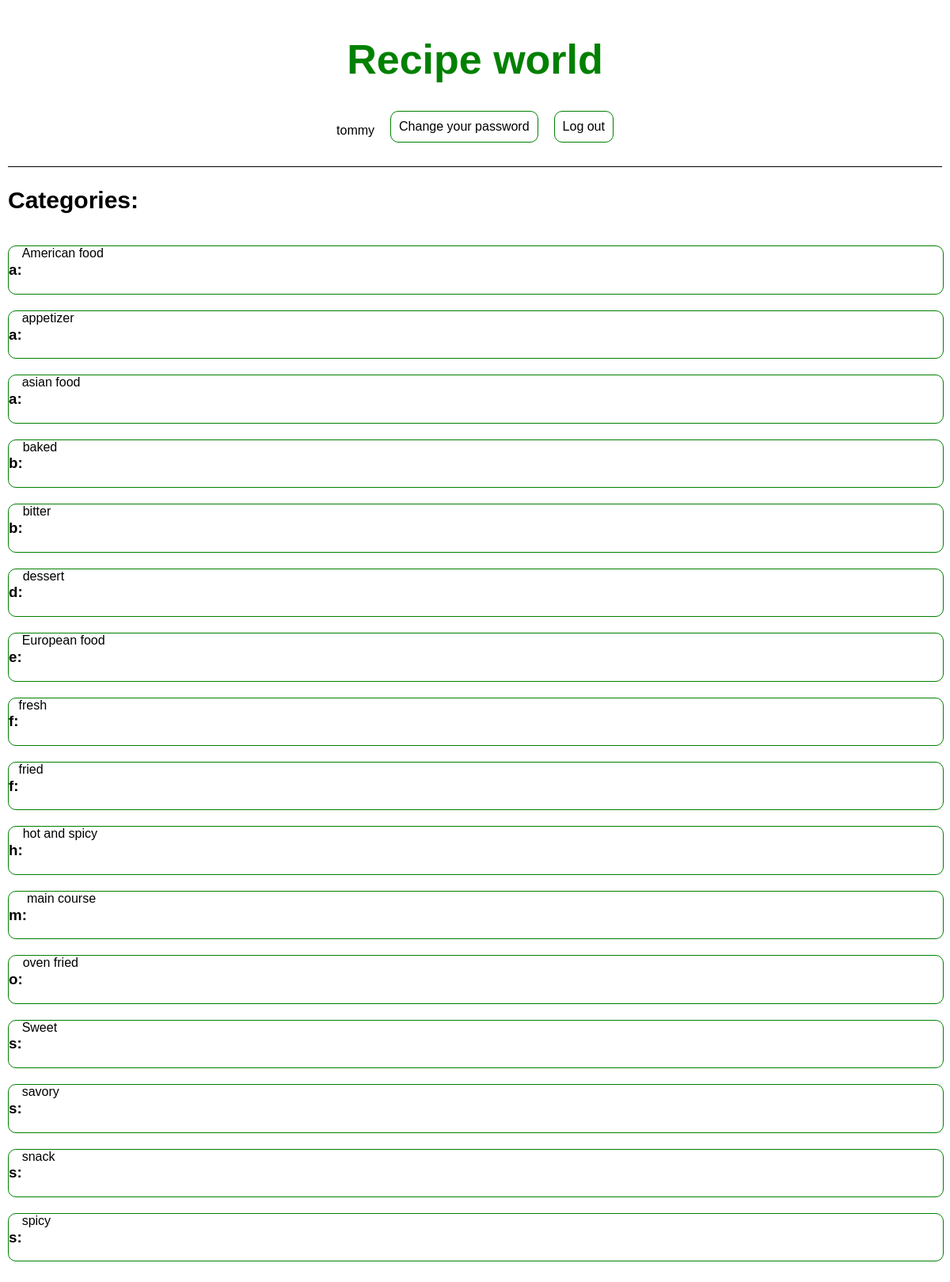
Page /recipes/category/ (signed in) on the committed database.
### recipes/models.py (models this page shows, shortened)
class Category(models.Model):
    title = models.CharField(max_length=255, primary_key=True)
    description = models.TextField()
    class Meta:
        db_table = "Categories"
        ordering = ['title']
    def get_absolute_url(self):
        return reverse("recipes_category", kwargs={"pk": self.pk})

### recipes/views.py (the view)
# urls.py: path("category/", views.CategoriesPageView.as_view(), name="recipe_categories"),
class CategoriesPageView(ListView):
    model = Category
    template_name = "../templates/categories.html"
    paginate_by = 10
    def get_context_data(self, **kwargs):
        context = super().get_context_data(**kwargs)
        context['alphabet'] = map(chr, range(97, 123))
        return context

### recipes/templatetags/filter_first.py (called while the page is built)
@register.filter
def filter_first(list, char):
    if list.model == Category:
        return Category.objects.filter(title__startswith=char)
    elif list.model == Ingredient:
        return Ingredient.objects.filter(title__startswith=char)

### templates/categories.html (shortened to what this page needs)
{% extends "recent.html" %}
{% load static %}
{% load filter_first %}
{% block css %}
    <link rel="stylesheet" href="{% static 'recent.css' %}">
    <link rel="stylesheet" href="{% static 'base.css' %}">
{% endblock %}
{% block content %}
{% block head %}<h2>Categories:</h2>{% endblock head %}
<ul>
    {%  for letter in alphabet %}
        {%for item in object_list|filter_first:letter  %}
            <li>
                <h3>{{letter}}:</h3>
                <div class="element">
                    <a href="{{ item.get_absolute_url }}">{{ item.title }}</a>
                </div>
            </li>
        {% endfor %}
    {% endfor %}
</ul>
{% endblock content %}

### templates/base.html (shortened to what this page needs)
{% load static %}
<!DOCTYPE html>
<html lang="en">
<head>
    {% block css %}{% endblock %}
<body id="body">
    <header>
        <div class="homeLogo">
            <a href="{% url 'home' %}"><h1>Recipe world</h1></a>
        </div>
        <div class="userInteraction">
            <div class="userAction">
                {% if user.is_authenticated %}
                    <div class="sub">
                        <p>{{ user.username }}</p>
                        <a class="subLog" href="{% url 'reset_password' %}">Change your password</a>
                        <a class="subLog" href="{% url 'logout' %}">Log out</a>
                    </div>
                {% else %}
                    <div class="sub">
                        <a class="subLog" href="{% url 'login' %}">Log In</a>
                        <a class="subLog" href="{% url 'signup' %}">Sign Up</a>
                    </div>
                {% endif %}
            </div>
        </div>
    </header>
     <section class="main">
         <div class="container">
          {% block content %}
          {% endblock content %}
        </div>
     </section>
</body>
</html>

### static/css/recent.css (style rules this page uses)
h3 { text-align: center; }
p { word-break: break-all; white-space: normal; max-width: 100%; }
ul { list-style: none; display:flex; flex-direction: column; gap:20px; width: auto; padding: 0; }
li { display:flex; width: 100%; border:green solid 1px; border-radius:10px; height: fit-content; }

### static/css/base.css (style rules this page uses)
* { font-family: Arial,sans-serif; width: auto; }
body { padding: 10px; margin: 0; display: flex; flex-direction: column; }
div { display:flex; }
a { text-decoration: none; color: black; }
p { text-align: center; }
h2 { color: black; font-size: 30px; height: fit-content; }
header { border-bottom: black solid 1px; display: flex; flex-direction: column; justify-content: center; align-content: center; background-color: white; position: sticky; top:0; }
.homeLogo { justify-content: center; align-content: center; }
.homeLogo a { font-size: 26px; color: green; width: fit-content; }
.userAction { width: auto; flex-wrap: nowrap; justify-content: center; align-content: center; }
.userInteraction { width: auto; align-content: center; flex-direction: column; }
.sub { flex-wrap: wrap; column-gap:20px; justify-content: center; row-gap: 5px; margin-bottom: 20px; }
.subLog { width: fit-content; height: fit-content; padding:10px; border:green solid 1px; border-radius: 10px; }
.container { flex-direction: column; }
.main { width:auto ; }

### rows in the picture
Category: letter "a", title "American food"
Category: letter "a", title "appetizer"
Category: letter "a", title "asian food"
Category: letter "b", title "baked"
Category: letter "b", title "bitter"
Category: letter "d", title "dessert"
Category: letter "e", title "European food"
Category: letter "f", title "fresh"
Category: letter "f", title "fried"
Category: letter "h", title "hot and spicy"
Category: letter "m", title "main course"
Category: letter "o", title "oven fried"
Category: letter "s", title "Sweet"
Category: letter "s", title "savory"
Category: letter "s", title "snack"
Category: letter "s", title "spicy"

### other values in the picture
{{ user.username }} "tommy"
